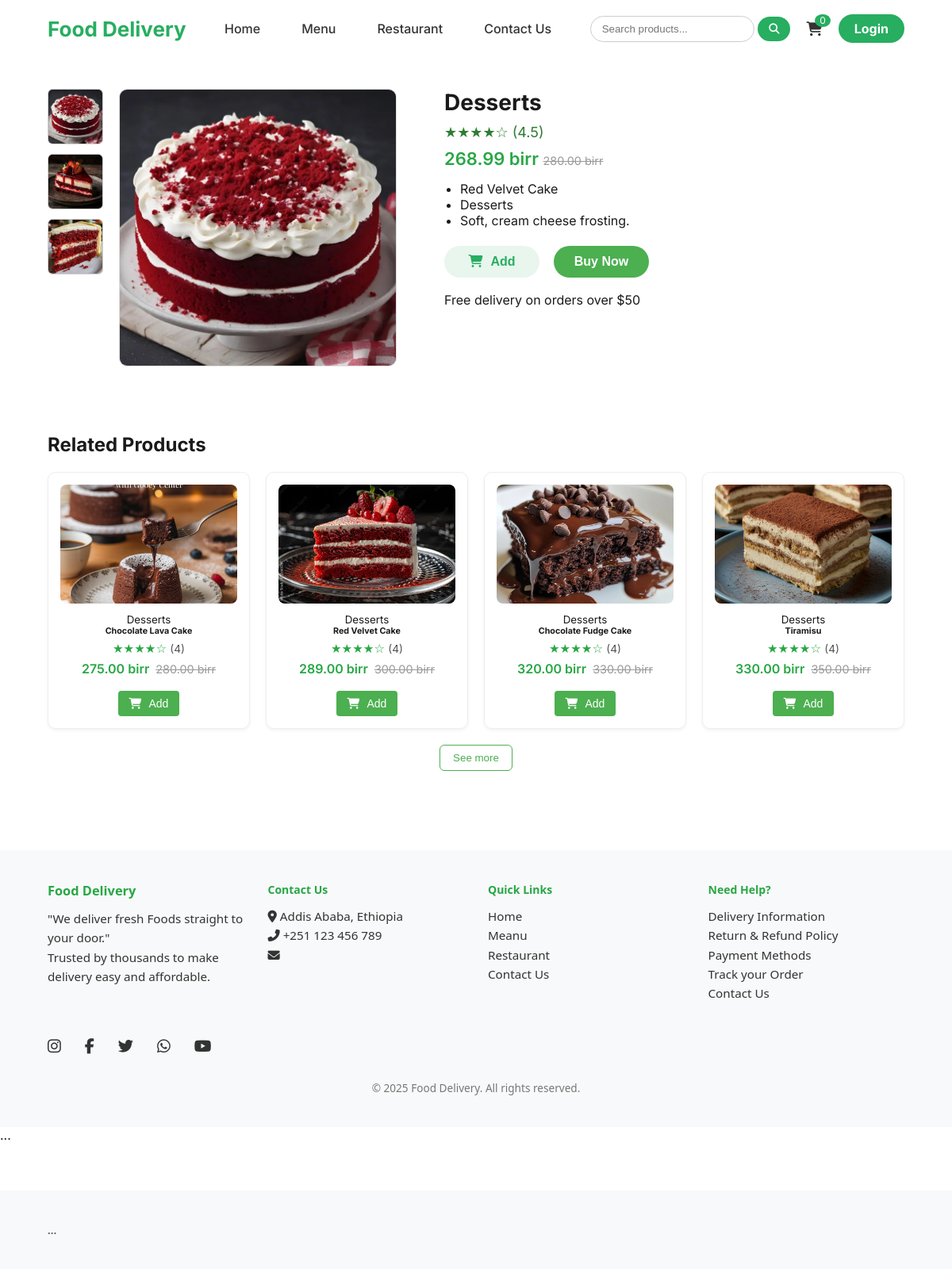
/singlepage/23/, run on the app's committed database.
### deliveryApp/models.py (models this page shows, shortened)
class Product(models.Model):
    name = models.CharField(max_length=200)
    description = models.TextField(blank=True, null=True)
    category = models.ForeignKey(Category, on_delete=models.SET_NULL, null=True, blank=True)
    restaurant = models.ForeignKey(Restaurant, on_delete=models.CASCADE, null=True, blank=True)
    product_price = models.DecimalField(max_digits=10, decimal_places=2)
    offer_price = models.DecimalField(max_digits=10, decimal_places=2, blank=True, null=True)
    image1 = models.ImageField(upload_to='products/', blank=True, null=True)
    image2 = models.ImageField(upload_to='products/', blank=True, null=True)
    image3 = models.ImageField(upload_to='products/', blank=True, null=True)
    in_stock = models.BooleanField(default=True)
    created_at = models.DateTimeField(auto_now_add=True)
    updated_at = models.DateTimeField(auto_now=True)
    added_by = models.ForeignKey(User, on_delete=models.CASCADE, null=True, blank=True)

class Category(models.Model):
    name = models.CharField(max_length=100, unique=True)
    image = models.ImageField(upload_to='categories/', blank=True, null=True)
    def __str__(self):
        return self.name

### deliveryApp/views.py (the view)
# urls.py: path('singlepage/<int:pk>/', singlepage, name='singlepage'),
def singlepage(request, pk):
    food = get_object_or_404(Product, pk=pk)
    category = food.category
    related_foods = Product.objects.filter(category=category).exclude(pk=pk)[:4]
    return render(request, 'singlepage.html', {
        'food': food,
        'related_foods': related_foods
    })

### deliveryApp/templates/singlepage.html (shortened to what this page needs)
{% extends "base.html" %}
{% block content %}
{% load static %}
<div class="product-flex">
  <div class="product-gallery">
    <div class="thumbnail-column">
      <img src="{{food.image1.url}}" class="thumb" alt="Thumb 1" onclick="changeImage(this)">
      <img src="{{food.image2.url}}" class="thumb" alt="Thumb 2" onclick="changeImage(this)">
      <img src="{{food.image3.url}}" class="thumb" alt="Thumb 3" onclick="changeImage(this)">
    </div>
    <div class="main-img-wrapper">
      <img src="{{food.image1.url}}" alt="Product Image" class="main-img" id="mainImage">
    </div>
  </div>
  <div class="product-details">
    {% if food %}
      <h1>{{food.category}}</h1>
      <div class="rating">★★★★☆ <span>(4.5)</span></div>
      <p class="price">
        <span class="new-price">{{ food.offer_price }} birr </span>
        <span class="old-price"> {{ food.product_price }} birr</span>
      <ul class="features">
        <li>{{food.name}}</li>
        <li>{{food.category}}</li>
        <li>{{food.description}}</li>
      </ul>
      <div class="action-buttons">
       <button
            class="add-to-cart"
            data-id="{{ food.pk }}"
            data-name="{{ food.name }}"
            data-price="{{ food.offer_price }}"
            data-image="{{ food.image1.url }}"
          >
            <i class="fa fa-shopping-cart"></i> Add
        </button>
        <button class="buy-now">Buy Now</button>
      </div>
      <p class="delivery-info">Free delivery on orders over $50</p>
    {% else %}
      <p>Product not found.</p>
    {% endif %}
  </div>
</div>
<div class="related-products">
  <h2>Related Products</h2>
  <div class="product-grid">
    {% for related_food in related_foods %}
    <a class="ln" href="{% url 'singlepage' related_food.pk %}">
      <div class="card">
        <img src="{{related_food.image1.url}}" alt="food">
        <small> {{related_food.category}} </small>
        <h6>{{related_food.name}} </h6>
        <div class="product-rating">★★★★☆ <span>(4)</span></div>
        <div class="price-row">
          <span class="new-price">{{ related_food.offer_price }} birr </span>
          <span class="old-price"> {{ related_food.product_price }} birr</span>
        </div>
        <button
            class="add-to-cart"
            data-id="{{ related_food.pk }}"
            data-name="{{ related_food.name }}"
            data-price="{{ related_food.offer_price }}"
            data-image="{{ related_food.image1.url }}"
          >
            <i class="fa fa-shopping-cart"></i> Add
        </button>
      </div>
    </a>
    {% empty %}
      <p>No related products available.</p>
    {% endfor %}
  </div>
  <div class="see-more">
    <button><a href="{%url 'food'%}">See more</a></button>
  </div>
</div>
{% endblock %}

### static/style.css (style rules this page uses)
* { box-sizing: border-box; margin: 0; padding: 0; }
body { font-family: 'Inter', sans-serif; background-color: #fff; color: #1a1a1a; }
a { text-decoration: none; color: inherit; text-underline-offset: none; }
.product-grid { grid-template-columns: repeat(auto-fit, minmax(230px, 1fr)); gap: 20px; display: grid; grid-template-columns: repeat(4, 1fr); justify-items: stretch; align-items: start; margin: 20px 0; }
.product-rating { color: #28a745; font-size: 0.95rem; margin: 6px 0; }
.product-rating span { color: #555; font-size: 0.85rem; }
.price-row { display: flex; align-items: center; gap: 8px; margin-bottom: 10px; }
.new-price { font-weight: 600; color: #28a745; }
.old-price { text-decoration: line-through; color: #999; font-size: 0.9rem; }
.add-to-cart { background-color: #e8f6ee; border: 1px solid #bce5cd; color: #28a745; font-weight: 500; padding: 6px 16px; font-size: 0.9rem; border-radius: 6px; cursor: pointer; transition: 0.3s ease; }
.add-to-cart i { margin-right: 6px; }
.action-buttons { display: flex; gap: 18px; margin: 22px 0 18px; align-items: center; }
.action-buttons button { min-width: 120px; font-size: 1rem; padding: 11px 0; border-radius: 22px; font-weight: 600; border: none; }
.add-to-cart { background: #e8f6ee; color: #27ae60; border: 1px solid #bce5cd; transition: 0.18s; }
.buy-now { background-color: #27ae60; color: #fff; border: none; transition: 0.18s; }
.product-flex { display: flex; flex-wrap: wrap; padding: 40px 60px; gap: 60px; align-items: flex-start; }
.product-gallery { display: flex; flex-direction: row; gap: 20px; max-width: 500px; }
.thumbnail-column { display: flex; flex-direction: column; gap: 12px; }
.thumb { width: 70px; height: 70px; object-fit: cover; border: 1px solid #ccc; border-radius: 6px; cursor: pointer; }
.main-img-wrapper { flex-grow: 1; }
.main-img { width: 350px; height: 350px; object-fit: cover; border-radius: 10px; border: 1px solid #ddd; }
.product-details { flex: 1; min-width: 300px; }
.product-details h1 { font-size: 28px; margin-bottom: 10px; }
.rating { font-size: 18px; color: #2e7d32; margin: 10px 0; }
.price { font-size: 22px; color: #1a1a1a; margin-bottom: 10px; }
.features { list-style: disc; padding-left: 20px; margin: 15px 0; }
.add-cart, .buy-now { padding: 12px 20px; font-size: 16px; border-radius: 6px; border: none; margin-right: 10px; cursor: pointer; }
.buy-now { background-color: #4caf50; color: #fff; }
.related-products { padding: 40px 60px; }
.related-products h2 { margin-bottom: 20px; }
.card { border: 1px solid #eee; border-radius: 10px; padding: 15px; background-color: #fff; box-shadow: 0 2px 4px rgba(0, 0, 0, 0.05); display: flex; flex-direction: column; align-items: center; }
.card img { width: 100%; height: 150px; object-fit: cover; border-radius: 8px; margin-bottom: 12px; }
.card button { margin-top: 8px; padding: 8px 14px; background-color: #4caf50; border: none; color: white; border-radius: 4px; cursor: pointer; font-size: 14px; transition: background 0.3s; }
.see-more { text-align: center; margin-top: 20px; }
.see-more button { padding: 8px 16px; border: 1px solid #4caf50; background: transparent; color: #4caf50; border-radius: 6px; cursor: pointer; }
.ln { text-decoration: none; color: inherit; cursor: pointer; display: block; }

### data on the page
Product: image1 (picture), image2 (picture), image3 (picture), category "Desserts", offer_price "268.99", product_price "280.00", name "Red Velvet Cake", description "Soft, cream cheese frosting."
Product: image1 (picture), category "Desserts", name "Chocolate Lava Cake", offer_price "275.00", product_price "280.00"
Product: image1 (picture), category "Desserts", name "Red Velvet Cake", offer_price "289.00", product_price "300.00"
Product: image1 (picture), category "Desserts", name "Chocolate Fudge Cake", offer_price "320.00", product_price "330.00"
Product: image1 (picture), category "Desserts", name "Tiramisu", offer_price "330.00", product_price "350.00"
